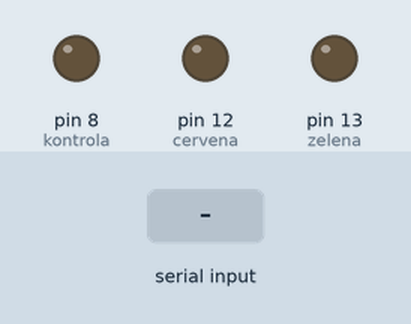
Simulated run of this sketch. Board: Arduino Uno, built with avr-gcc and run on an emulated ATmega328P. Shown: output pins drawn as LEDs (lit = HIGH). The test bench sets the inputs (shaded band).

Above: at 1.2 s.
1.3 s: "a" received over Serial
At 1.6 s:
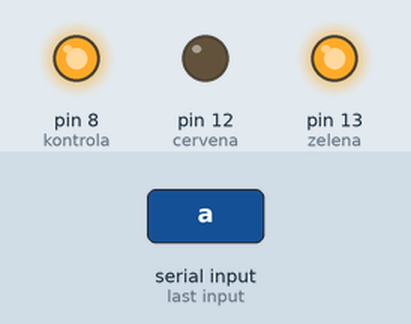
2.8 s: "d" received over Serial
At 4.0 s:
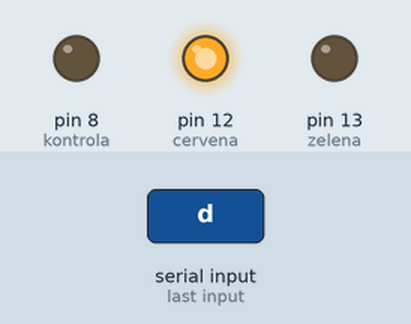
Timing chart, 0 to 5.8 s (numbered marks = the images above; inputs shaded):
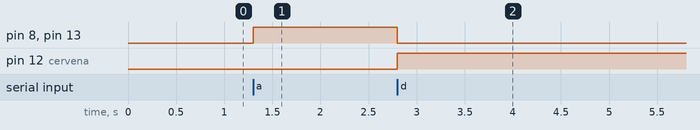

The sketch:

ruka_1.ino
```cpp
int zelena = 13;
int cervena = 12;
int kontrola = 8;
char rxChar= 0;

void setup()
{
  pinMode(zelena, OUTPUT);
  pinMode(cervena, OUTPUT);
  pinMode(kontrola, OUTPUT);
  Serial.begin(9600);
  while (! Serial);
   Serial.flush();
}


void loop()

{
  if (Serial.available()>0)

  {
    rxChar = Serial.read();            // Save character received.
    Serial.flush();                    // Clear receive buffer.

  switch (rxChar){

case 'a':{

   digitalWrite(cervena,LOW);
   digitalWrite(zelena,HIGH);
   digitalWrite(kontrola,HIGH);
}
       break;
case 'd':{
   digitalWrite(cervena,HIGH);
   digitalWrite(zelena,LOW);
   digitalWrite(kontrola,LOW);

    }
     break;
   default:
      Serial.print("'");
      Serial.print((char)rxChar);
      Serial.println("' is not a command!");
  }  }}
```

Measured:
- after the input at 1.3 s, pin 8 (kontrola), pin 13 (zelena): LOW → HIGH at once
- after the input at 2.8 s, pin 8 (kontrola), pin 13 (zelena): HIGH → LOW at once; pin 12 (cervena): LOW → HIGH at once
